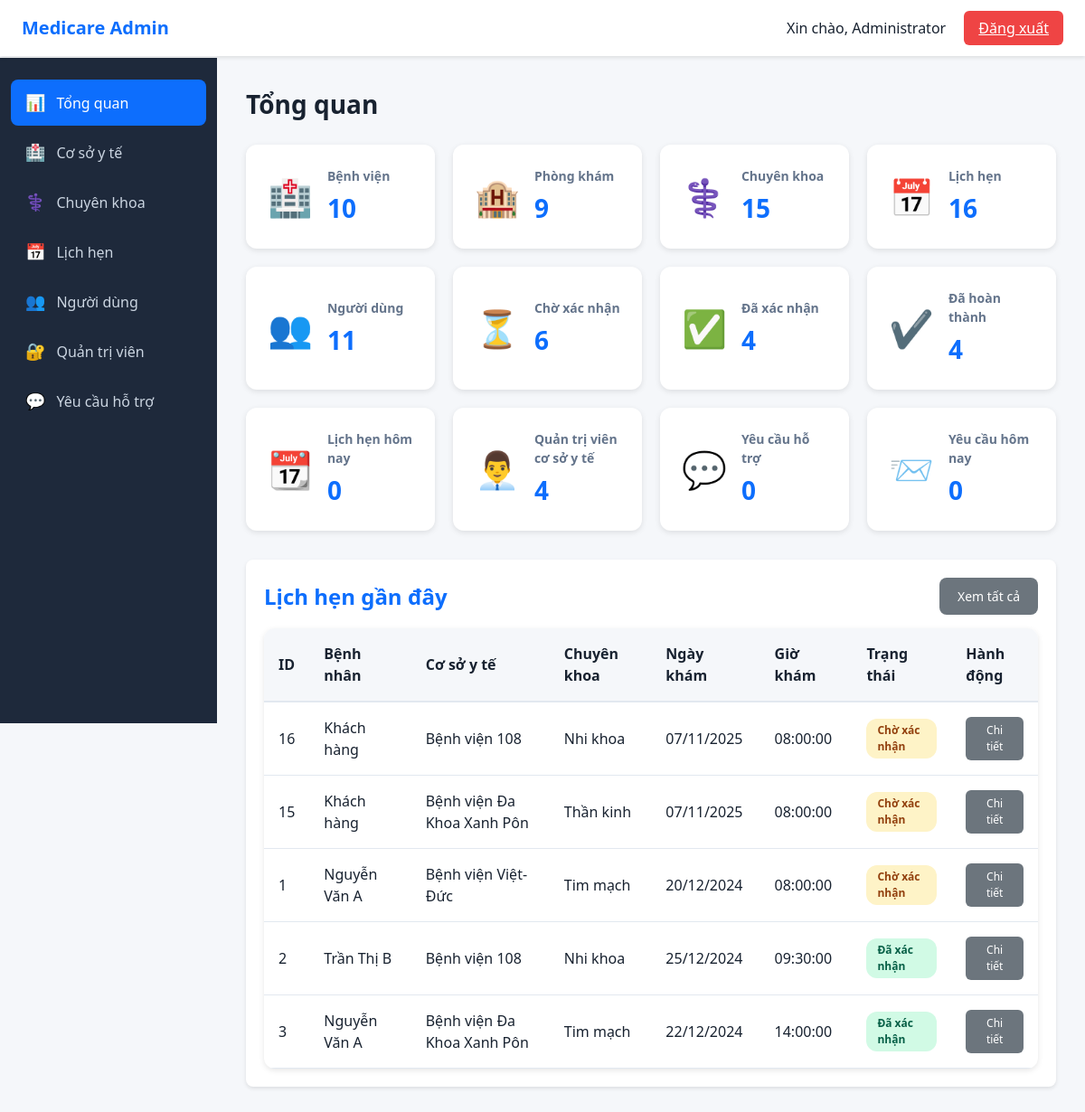
Page /admin/admin-dashboard.php (signed in) on the earlier database version.
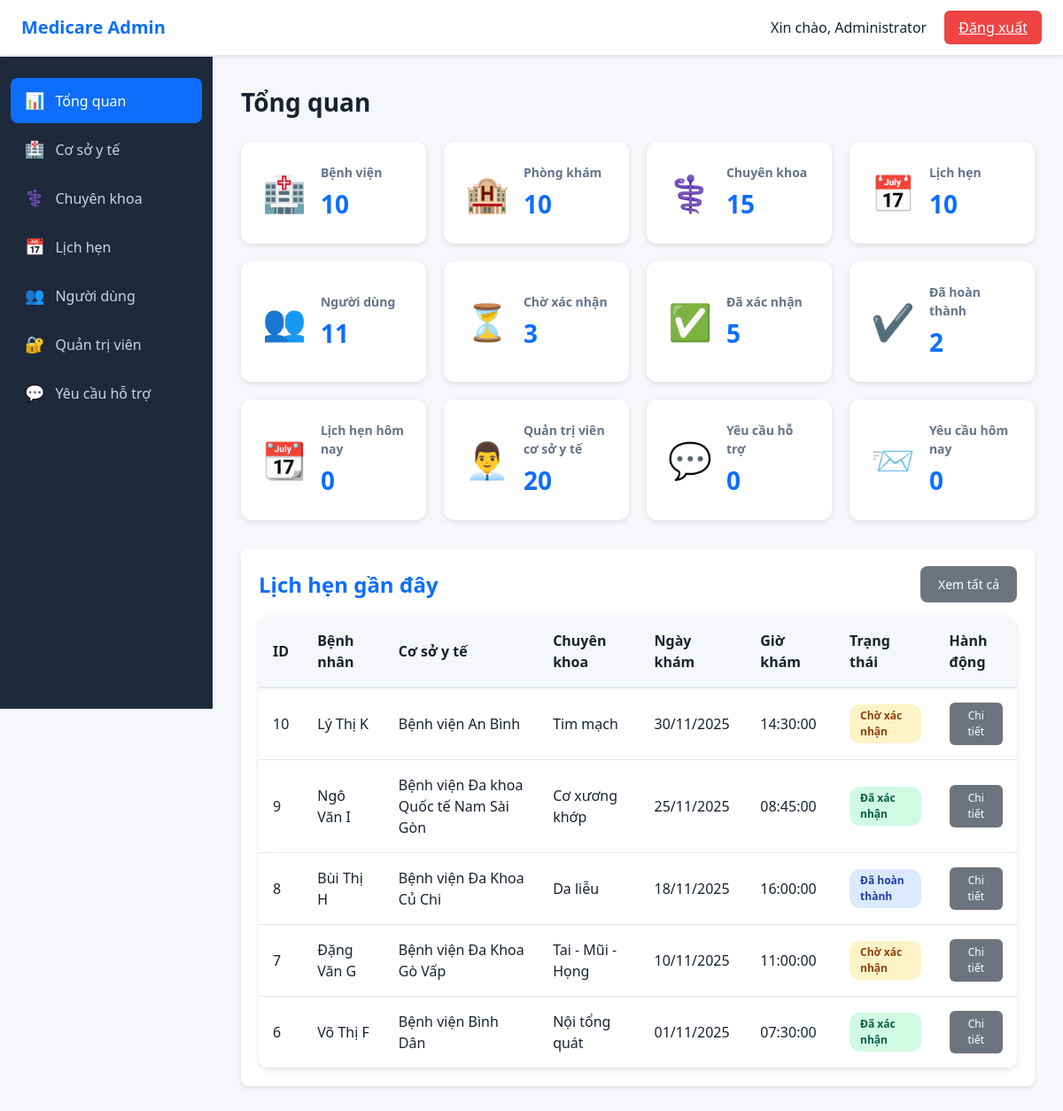
Same page on the later database version.
### tables this page shows
CREATE TABLE `appointments` (
  `appointment_id` int(11) NOT NULL,
  `user_id` int(11) DEFAULT NULL,
  `patient_name` varchar(100) DEFAULT NULL,
  `patient_email` varchar(100) DEFAULT NULL,
  `patient_phone` varchar(20) DEFAULT NULL,
  `facility_id` int(11) NOT NULL,
  `specialty_id` int(11) NOT NULL,
  `appointment_date` date NOT NULL,
  `appointment_time` time NOT NULL,
  `symptoms` text DEFAULT NULL,
  `status` enum('pending','confirmed','completed','canceled') DEFAULT 'pending',
  `created_at` timestamp NOT NULL DEFAULT current_timestamp(),
  `updated_at` timestamp NOT NULL DEFAULT current_timestamp() ON UPDATE current_timestamp()
);

CREATE TABLE `facilities` (
  `facility_id` int(11) NOT NULL,
  `name` varchar(200) NOT NULL,
  `type` enum('hospital','clinic') NOT NULL,
  `address` text NOT NULL,
  `phone` varchar(20) NOT NULL,
  `working_hours` varchar(100) NOT NULL,
  `description` text DEFAULT NULL,
  `image` varchar(255) DEFAULT NULL,
  `created_at` timestamp NOT NULL DEFAULT current_timestamp()
);

CREATE TABLE `specialties` (
  `specialty_id` int(11) NOT NULL,
  `specialty_name` varchar(100) NOT NULL,
  `icon` varchar(255) DEFAULT NULL,
  `created_at` timestamp NOT NULL DEFAULT current_timestamp()
);

### admin/admin-dashboard.php (the view, shortened to what the changed rows need)
<?php
require_once '../config.php';
include 'admin-header.php';
$sql_clinics = "SELECT COUNT(*) AS total FROM facilities WHERE type = 'clinic'";
$result_clinics = mysqli_query($conn, $sql_clinics);
$clinics_count = mysqli_fetch_assoc($result_clinics)['total'];
$sql_appointments = "SELECT COUNT(*) AS total FROM appointments";
$result_appointments = mysqli_query($conn, $sql_appointments);
$appointments_count = mysqli_fetch_assoc($result_appointments)['total'];
$sql_pending = "SELECT COUNT(*) AS total FROM appointments WHERE status = 'pending'";
$result_pending = mysqli_query($conn, $sql_pending);
$pending_count = mysqli_fetch_assoc($result_pending)['total'];
$sql_confirmed = "SELECT COUNT(*) AS total FROM appointments WHERE status = 'confirmed'";
$result_confirmed = mysqli_query($conn, $sql_confirmed);
$confirmed_count = mysqli_fetch_assoc($result_confirmed)['total'];
$sql_completed = "SELECT COUNT(*) AS total FROM appointments WHERE status = 'completed'";
$result_completed = mysqli_query($conn, $sql_completed);
$completed_count = mysqli_fetch_assoc($result_completed)['total'];
$sql_facility_admins = "SELECT COUNT(*) AS total FROM facility_admins";
$result_facility_admins = mysqli_query($conn, $sql_facility_admins);
$facility_admins_count = mysqli_fetch_assoc($result_facility_admins)['total'];
$sql_recent = "SELECT a.*,
               COALESCE(a.patient_name, u.fullname) AS display_name,
               f.name AS facility_name,
               s.specialty_name
                FROM appointments a
                LEFT JOIN users u ON a.user_id = u.user_id
                JOIN facilities f ON a.facility_id = f.facility_id
                JOIN specialties s ON a.specialty_id = s.specialty_id
                ORDER BY a.created_at DESC
                LIMIT 5";
$result_recent = mysqli_query($conn, $sql_recent);
$recent_appointments = [];
if ($result_recent) {
    while ($row = mysqli_fetch_assoc($result_recent)) {
        $recent_appointments[] = $row;
    }
}
function formatDate($date) {
    $date_obj = new DateTime($date);
    return $date_obj->format('d/m/Y');
}
?>
<div class="admin-content">
    <h1 class="page-title">Tổng quan</h1>
    <div class="stats-grid">
        <div class="stat-card">
            <div class="stat-info">
                <h3>Phòng khám</h3>
                <p class="stat-number"><?php echo $clinics_count; ?></p>
            </div>
        </div>
        <div class="stat-card">
            <div class="stat-info">
                <h3>Lịch hẹn</h3>
                <p class="stat-number"><?php echo $appointments_count; ?></p>
            </div>
        </div>
        <div class="stat-card">
            <div class="stat-info">
                <h3>Chờ xác nhận</h3>
                <p class="stat-number"><?php echo $pending_count; ?></p>
            </div>
        </div>
        <div class="stat-card">
            <div class="stat-info">
                <h3>Đã xác nhận</h3>
                <p class="stat-number"><?php echo $confirmed_count; ?></p>
            </div>
        </div>
        <div class="stat-card">
            <div class="stat-info">
                <h3>Đã hoàn thành</h3>
                <p class="stat-number"><?php echo $completed_count; ?></p>
            </div>
        </div>
        <div class="stat-card">
            <div class="stat-info">
                <h3>Quản trị viên cơ sở y tế</h3>
                <p class="stat-number"><?php echo $facility_admins_count; ?></p>
            </div>
        </div>
    </div>
    <div class="card" style="margin-top: 30px;">
        <div class="flex-between" style="margin-bottom: 15px;">
            <h2 style="margin: 0;">Lịch hẹn gần đây</h2>
        </div>
        <?php if (empty($recent_appointments)): ?>
            <p class="text-muted" style="text-align: center; padding: 20px;">Chưa có lịch hẹn nào.</p>
        <?php else: ?>
            <div class="table-container">
                <table class="admin-table">
                    <thead>
                        <tr>
                            <th>ID</th>
                            <th>Bệnh nhân</th>
                            <th>Cơ sở y tế</th>
                            <th>Chuyên khoa</th>
                            <th>Ngày khám</th>
                            <th>Giờ khám</th>
                            <th>Trạng thái</th>
                            <th>Hành động</th>
                        </tr>
                    </thead>
                    <tbody>
                        <?php foreach ($recent_appointments as $appointment): ?>
                            <tr>
                                <td><?php echo $appointment['appointment_id']; ?></td>
                                <td><?php echo !empty($appointment['display_name']) ? htmlspecialchars($appointment['display_name']) : '<span class="text-muted">Khách</span>'; ?></td>
                                <td><?php echo htmlspecialchars($appointment['facility_name']); ?></td>
                                <td><?php echo htmlspecialchars($appointment['specialty_name']); ?></td>
                                <td><?php echo formatDate($appointment['appointment_date']); ?></td>
                                <td><?php echo htmlspecialchars($appointment['appointment_time']); ?></td>
                                <td>
                                    <span class="status-badge <?php echo $appointment['status']; ?>">
                                        <?php
                                        $status_text = [
                                            'pending' => 'Chờ xác nhận',
                                            'confirmed' => 'Đã xác nhận',
                                            'completed' => 'Đã hoàn thành',
                                            'canceled' => 'Đã hủy'
                                        ];
                                        echo isset($status_text[$appointment['status']]) ? $status_text[$appointment['status']] : $appointment['status'];
                                        ?>
                                    </span>
                                </td>
                                <td>
                                    <a href="admin-appointment-detail.php?id=<?php echo $appointment['appointment_id']; ?>" class="btn-admin-secondary btn-sm">Chi tiết</a>
                                </td>
                            </tr>
                        <?php endforeach; ?>
                    </tbody>
                </table>
            </div>
        <?php endif; ?>
    </div>
</div>
<?php include 'admin-footer.php'; ?>

Differences in the rows shown:
removed appointments: appointment_id "16", display_name "Khách hàng", facility.name "Bệnh viện 108", specialty.specialty_name "Nhi khoa", appointment_date "07/11/2025", appointment_time "08:00:00", status "Chờ xác nhận"
removed appointments: appointment_id "15", display_name "Khách hàng", facility.name "Bệnh viện Đa Khoa Xanh Pôn", specialty.specialty_name "Thần kinh", appointment_date "07/11/2025", appointment_time "08:00:00", status "Chờ xác nhận"
no longer on this page (row edited): appointments: appointment_id "1", display_name "Nguyễn Văn A", facility.name "Bệnh viện Việt-Đức", specialty.specialty_name "Tim mạch", appointment_date "20/12/2024", appointment_time "08:00:00", status "Chờ xác nhận"
no longer on this page (row edited): appointments: appointment_id "2", display_name "Trần Thị B", facility.name "Bệnh viện 108", specialty.specialty_name "Nhi khoa", appointment_date "25/12/2024", appointment_time "09:30:00", status "Đã xác nhận"
no longer on this page (row edited): appointments: appointment_id "3", display_name "Nguyễn Văn A", facility.name "Bệnh viện Đa Khoa Xanh Pôn", specialty.specialty_name "Tim mạch", appointment_date "22/12/2024", appointment_time "14:00:00", status "Đã xác nhận"
now on this page (row edited): appointments: appointment_id "10", display_name "Lý Thị K", facility.name "Bệnh viện An Bình", specialty.specialty_name "Tim mạch", appointment_date "30/11/2025", appointment_time "14:30:00", status "Chờ xác nhận"
now on this page (row edited): appointments: appointment_id "9", display_name "Ngô Văn I", facility.name "Bệnh viện Đa khoa Quốc tế Nam Sài Gòn", specialty.specialty_name "Cơ xương khớp", appointment_date "25/11/2025", appointment_time "08:45:00", status "Đã xác nhận"
now on this page (row edited): appointments: appointment_id "8", display_name "Bùi Thị H", facility.name "Bệnh viện Đa Khoa Củ Chi", specialty.specialty_name "Da liễu", appointment_date "18/11/2025", appointment_time "16:00:00", status "Đã hoàn thành"
now on this page (row edited): appointments: appointment_id "7", display_name "Đặng Văn G", facility.name "Bệnh viện Đa Khoa Gò Vấp", specialty.specialty_name "Tai - Mũi - Họng", appointment_date "10/11/2025", appointment_time "11:00:00", status "Chờ xác nhận"
now on this page (row edited): appointments: appointment_id "6", display_name "Võ Thị F", facility.name "Bệnh viện Bình Dân", specialty.specialty_name "Nội tổng quát", appointment_date "01/11/2025", appointment_time "07:30:00", status "Đã xác nhận"
Other differences:
$clinics_count: "9" → "10"
$appointments_count: "16" → "10"
$pending_count: "6" → "3"
$confirmed_count: "4" → "5"
$completed_count: "4" → "2"
$facility_admins_count: "4" → "20"
